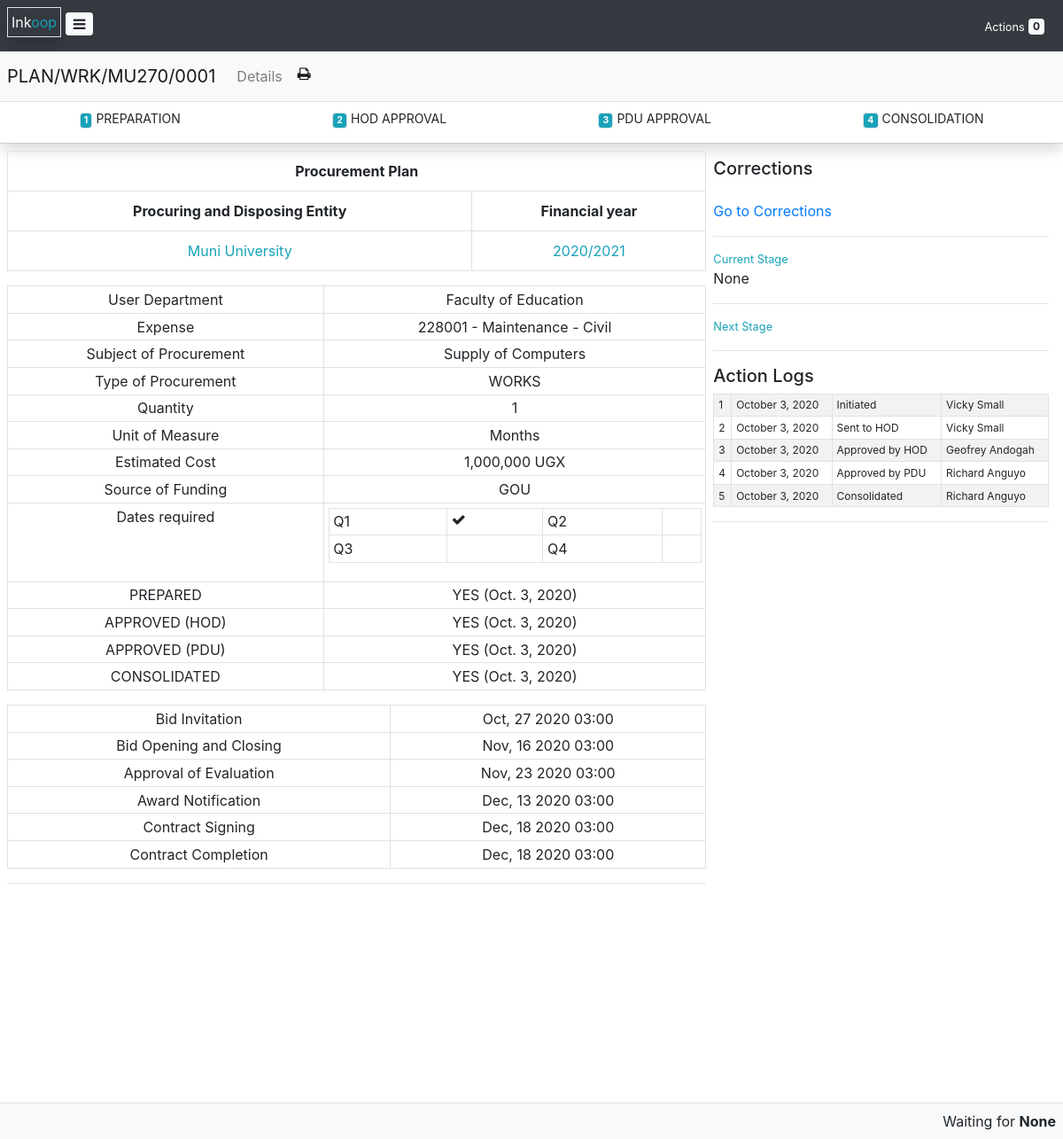
Page /planning/plan/1 (signed in) on the committed database.
### planning/models.py (models this page shows, shortened)
class Plan(models.Model):
    alt_id = models.CharField(max_length=128, null=True)
    subject_of_procurement = models.CharField(max_length=128)
    procurement_type = models.ForeignKey(ProcurementType, on_delete=models.CASCADE)
    quantity = models.IntegerField()
    unit_of_measure = models.CharField(max_length=32)
    estimated_cost = models.IntegerField()
    source_of_funding = models.ForeignKey(Funder, on_delete=models.CASCADE)
    date_required_q1 = models.BooleanField()
    date_required_q2 = models.BooleanField()
    date_required_q3 = models.BooleanField()
    date_required_q4 = models.BooleanField()
    prepared_on = models.DateField(null=True)
    hod_approved_on = models.DateField(null=True)
    pdu_approved_on = models.DateField(null=True)
    consolidated_on = models.DateField(null=True)
    published_on = models.DateField(null=True)
    stage = models.CharField(max_length=16, default='PREPARATION', null=True)
    date_initiated = models.DateTimeField(auto_now_add=True)
    initiator = models.ForeignKey(User, on_delete=models.CASCADE, related_name='initiated_plan_set', null=True)
    incharge = models.ForeignKey(User, on_delete=models.CASCADE, related_name='incharge_plan_set', null=True)
    user_department = models.ForeignKey(UserDepartment, on_delete=models.CASCADE)
    expense = models.ForeignKey(Expense, on_delete=models.CASCADE)
    consolidation_group = models.ForeignKey(ConsolidationGroup, on_delete=models.CASCADE, null=True)

class ConsolidationGroup(models.Model):
    expense = models.ForeignKey(Expense, on_delete=models.CASCADE, null=True)
    subject_of_procurement = models.CharField(max_length=128, null=True)
    procurement_type = models.ForeignKey(ProcurementType, on_delete=models.CASCADE)
    method_of_procurement = models.CharField(max_length=128, null=True)
    contract_type = models.CharField(max_length=64, null=True)
    prequalification = models.BooleanField(null=True)
    bid_invitation_date = models.DateTimeField(null=True)
    bid_opening_and_closing_date = models.DateTimeField(null=True)
    bid_evaluation_date = models.DateTimeField(null=True)
    award_notification_date = models.DateTimeField(null=True)
    contract_signing_date = models.DateTimeField(null=True)
    contract_completion_date = models.DateTimeField(null=True)
    preparation_of_bid_document = models.DateTimeField(null=True)
    approval_of_bid_document = models.DateTimeField(null=True)
    invitation_bid = models.DateTimeField(null=True)
    issue_and_sale_of_bid_document = models.DateTimeField(null=True)
    receiof_bids = models.DateTimeField(null=True)
    opening_of_bids = models.DateTimeField(null=True)
    nomination_of_evaluation_committee_members = models.DateTimeField(null=True)
    approval_or_rejection_of_evaluation_committee_members = models.DateTimeField(null=True)
    evaluation_of_bids = models.DateTimeField(null=True)
    approval_or_rejection_of_evaluation_report = models.DateTimeField(null=True)
    display_of_best_evaluated_bidders = models.DateTimeField(null=True)
    contract_signing = models.DateTimeField(null=True)

class PlanAction(models.Model):
    date = models.DateTimeField(auto_now_add=True)
    action = models.CharField(max_length=64)
    detail = models.CharField(max_length=512, null=True)
    user = models.ForeignKey(User, on_delete=models.CASCADE)
    plan = models.ForeignKey(Plan, on_delete=models.CASCADE)

### initiation/models.py (models this page shows, shortened)
class Requisition(models.Model):
	alt_id = models.CharField(max_length=128, null=True)
	sequence_number = models.CharField(max_length=128, null=True)
	expense = models.ForeignKey(Expense, on_delete=models.CASCADE)
	subject_of_procurement = models.CharField(max_length=128)
	procurement_type = models.ForeignKey(ProcurementType, on_delete=models.CASCADE)
	quantity = models.IntegerField()
	unit_of_measure = models.CharField(max_length=32)
	estimated_cost = models.IntegerField()
	source_of_funding = models.ForeignKey(Funder, on_delete=models.CASCADE)
	date_required_q1 = models.BooleanField(default=False)
	date_required_q2 = models.BooleanField(default=False)
	date_required_q3 = models.BooleanField(default=False)
	date_required_q4 = models.BooleanField(default=False)
	stage = models.CharField(max_length=64, default="REQUIREMENTS SPECIFICATION", null=True)
	location_of_delivery = models.CharField(max_length=128)
	file_specification = models.FileField(null=True)
	description = models.CharField(max_length=1024, null=True)
	specified_on = models.DateField(null=True)
	hod_approved_on = models.DateField(null=True)
	pdu_approved_on = models.DateField(null=True)
	ao_approved_on = models.DateField(null=True)
	incharge = models.ForeignKey(User, on_delete=models.CASCADE, related_name='incharge_requisition_set')
	initiator = models.ForeignKey(User, on_delete=models.CASCADE, related_name='initiated_requisition_set')
	user_department = models.ForeignKey(UserDepartment, on_delete=models.CASCADE)
	plan = models.ForeignKey(Plan, on_delete=models.CASCADE)

### core/models.py (models this page shows, shortened)
class UserDepartment(models.Model):
    name = models.CharField(max_length=128, unique=True)
    is_pdu = models.BooleanField(default=False)
    is_official = models.BooleanField(default=False)
    budget_sealing = models.IntegerField(default=0)
    hod = models.ForeignKey(User, null=True, on_delete=models.CASCADE)
    sub_programme = models.ForeignKey(SubProgramme, null=True, on_delete=models.CASCADE)
    def __str__(self):
        return self.name

class Expense(models.Model):
    code = models.CharField(max_length=10)
    name = models.CharField(max_length=128)
    procurement_type = models.ForeignKey(ProcurementType, on_delete=models.CASCADE)
    def __str__(self):
        return " ".join([self.code, "-", self.name])

class ProcurementType(models.Model):
    name = models.CharField(max_length=128)
    abbreviation = models.CharField(max_length=16)
    def __str__(self):
        return self.name

class Funder(models.Model):
    name = models.CharField(max_length=128, unique=True)
    allowed = models.BooleanField(default=False)
    def __str__(self):
        return self.name

class Profile(models.Model):
    display_name = models.CharField(max_length=128)
    title = models.CharField(max_length=64)
    telephone = models.CharField(max_length=16, null=True)
    is_ao = models.BooleanField(null=True)
    is_in_pdu = models.BooleanField(null=True)
    user_department = models.ForeignKey(UserDepartment, null=True, on_delete=models.CASCADE)
    user = models.OneToOneField(User, unique=False, on_delete=models.CASCADE)
    def __str__(self):
        return self.display_name

### planning/views/plan.py (the view)
# urls.py: path('plan/<int:plan_id>', get_plan, name='get_plan'),
def get_plan(request, plan_id):
    plan = Plan.objects.get(id=plan_id)
    create_plan_correction_form = CreatePlanCorrectionForm({"plan":plan.id})
    context = {"plan": plan, "create_plan_correction_form":create_plan_correction_form}
    return render(request, 'plan/plan.html', context)

### planning/templates/plan/plan.html
{% extends 'plan/plan-base.html' %}
{% load app_tags %}
{% block plan_content %}
<div class="col-md-8 p-0">
	{% include 'plan/plan-detail.html' %}
</div>
<div class='col-md-4 bg-ligh p-2'>
	{% include 'plan/plan-corrections-mini.html' %}
	<hr>
	{% include 'plan/plan-actions.html' %}
</div>
{% endblock %}

### planning/templates/plan/plan-base.html (shortened to what this page needs)
{% extends 'user-base.html' %}
{% load app_tags %}
{% block content %}
	{% with is_user_incharge=user|equal_to:plan.incharge is_user_initiator=user|equal_to:plan.initiator is_user_in_pdu=profile.is_in_pdu has_corrections=plan.plancorrection_set.all|length|not_equal_to:0 hod_approved=plan.hod_approved_on pdu_approved=plan.pdu_approved_on prepared=plan.prepared_on consolidated=plan.consolidated_on is_user_hod=user|equal_to:user_department.hod is_user_department_pdu=user_department.is_pdu %}
	<div class="container-fluid p-0">
		<nav class="navbar navbar-expand-lg navbar-light bg-light p-2 border-bottom fixed d-flex">
			<a class="navbar-brand" href="#">{{plan.alt_id}}</a>
			<div class="collapse navbar-collapse" id="navbarSupportedContent">
				<ul class="navbar-nav mr-auto">
					<li class="nav-item">
						<a class="nav-link" href="{% url 'planning:get_plan' plan_id=plan.id %}">Details</a>
					</li>
					<li class="nav-item active" align="right">
						<a title="print" href="{% url 'planning:print_plan' plan_id=plan.id %}" class="btn btn-o fa fa-print nav-link"></a>
					</li>
				</ul>
			</div>
		</nav>
		{% include 'plan/plan-track.html' %}
		<div class="container-fluid">
			<div class="row p-2">
	            {% block plan_content %}
	            {% endblock %}
			</div>
			<br>
			<br>
			<br>
			<br>
			<br>
			<br>
			<br>
			<br>
			<br>
			<br>
			<br>
		</div>
		{% block plan_foot %}
		<div id="authenticationFormContainer" class="bg-light p-2 fixed-bottom shadow border-top" align="right">
			{% if user == plan.incharge %}
				{% if plan.plancorrection_set.all|length != 0 and plan.initiator != user %}
					<form class='ajaxForm m-0' method="GET" data-patch-containers='["#authenticationFormContainer"]' data-progress-container="#authenticationFormContainer" action="{% url 'core:authentication' %}">
						<input type="hidden" name="redirect_url" value="{% url 'planning:send_back_to_initiator' plan_id=plan.id %}">
						<button class="btn btn-sm btn-info">Send back to initiator</button>
					</form>
				{% elif plan.consolidated_on %}
					Waiting for <strong>{{plan.stage}}</strong>
				{% endif %}
			{% endif %}
		</div>
		{% endblock %}
	</div>
{% endwith %}
{% endblock %}

### planning/templates/plan/plan-detail.html (shortened to what this page needs)
{% load app_tags %}
<div id="plan">
    <table class="table table-responsive-sm table-bordered">
        <tr>
            <th  class="text-center" colspan="4">Procurement Plan</th>
        </tr>
        <tr class="text-center">
            <th >Procuring and Disposing Entity</th>
            <th >Financial year</th>
        </tr>
        <tr class="text-center">
            <td  class="text-info">{{entity_name}}</td>
            <td  class="text-info">{{FY}}</td>
        </tr>
    </table>
    <table class="table table-hover table-bordered table-sm table-responsive-sm">
        <tr>
            <td  class="text-center" colspan="2">User Department</td>
            <td  class="text-center" colspan="2">{{ plan.user_department }}</td>
        </tr>
        <tr>
            <td  class="text-center" colspan="2">Expense</td>
            <td  class="text-center" colspan="2">{{ plan.expense }}</td>
        </tr>
        <tr>
            <td  class="text-center" colspan="2">Subject of Procurement</td>
            <td  class="text-center" colspan="2">{{ plan.subject_of_procurement }}</td>
        </tr>
        <tr>
            <td  class="text-center" colspan="2">Type of Procurement</td>
            <td  class="text-center" colspan="2">{{ plan.procurement_type }}</td>
        </tr>
        <tr>
            <td  class="text-center" colspan="2">Quantity</td>
            <td  class="text-center" colspan="2">{{ plan.quantity }}</td>
        </tr>
        <tr>
            <td  class="text-center" colspan="2">Unit of Measure</td>
            <td  class="text-center" colspan="2">{{ plan.unit_of_measure }}</td>
        </tr>
        <tr>
            <td  class="text-center" colspan="2">Estimated Cost</td>
            <td  class="text-center" colspan="2">{{ plan.estimated_cost|currency }}</td>
        </tr>
        <tr>
            <td  class="text-center" colspan="2">Source of Funding</td>
            <td  class="text-center" colspan="2">{{ plan.source_of_funding }}</td>
        </tr>
        <tr>
            <td  class="text-center" colspan="2">Dates required</td>
            <td  class="text-center" colspan="2">
                <table class="table">
                    <tr>
                        <td>Q1</td>
                        <td>{% if plan.date_required_q1 %}<span class="fa fa-check"></span>{% endif %}</td>
                        <td>Q2</td>
                        <td>{% if plan.date_required_q2 %}<span class="fa fa-check"></span>{% endif %}</td>
                    </tr>
                    <tr>
                        <td>Q3</td>
                        <td>{% if plan.date_required_q3 %}<span class="fa fa-check"></span>{% endif %}</td>
                        <td>Q4</td>
                        <td>{% if plan.date_required_q4 %}<span class="fa fa-check"></span>{% endif %}</td>
                    </tr>
                </table>
            </td>
        </tr>
        <tr>
            <td  class="text-center" colspan="2">PREPARED</td>
            <td  class="text-center" colspan="2">{% if plan.prepared_on %}YES ({{plan.prepared_on}}){% else %}NO{% endif %}</td>
        </tr>
        <tr>
            <td  class="text-center" colspan="2">APPROVED (HOD)</td>
            <td  class="text-center" colspan="2">{% if plan.hod_approved_on %}YES ({{plan.hod_approved_on}}){% else %}NO{% endif %}</td>
        </tr>
        <tr>
            <td  class="text-center" colspan="2">APPROVED (PDU)</td>
            <td  class="text-center" colspan="2">{% if plan.pdu_approved_on %}YES ({{plan.pdu_approved_on}}){% else %}NO{% endif %}</td>
        </tr>
        <tr>
            <td  class="text-center" colspan="2">CONSOLIDATED</td>
            <td  class="text-center" colspan="2">{% if plan.consolidated_on %}YES ({{plan.consolidated_on}}){% else %}NO{% endif %}</td>
        </tr>
    </table>
    {% with consolidation_group=plan.consolidation_group %}
    {% if consolidation_group %}
    <table class="table table-hover table-bordered table-sm table-responsive-sm">
        <tr>
            <td  class="text-center" colspan="2">Bid Invitation</td>
            <td  class="text-center" colspan="2">{{consolidation_group.bid_invitation_date|date:time_format}}</td>
        </tr>
        <tr>
            <td  class="text-center" colspan="2">Bid Opening and Closing</td>
            <td  class="text-center" colspan="2">{{consolidation_group.bid_opening_and_closing_date|date:time_format}}</td>
        </tr>
        <tr>
            <td  class="text-center" colspan="2">Approval of Evaluation</td>
            <td  class="text-center" colspan="2">{{consolidation_group.bid_evaluation_date|date:time_format}}</td>
        </tr>
        <tr>
            <td  class="text-center" colspan="2">Award Notification</td>
            <td  class="text-center" colspan="2">{{consolidation_group.award_notification_date|date:time_format}}</td>
        </tr>
        <tr>
            <td  class="text-center" colspan="2">Contract Signing</td>
            <td  class="text-center" colspan="2">{{consolidation_group.contract_signing_date|date:time_format}}</td>
        </tr>
        <tr>
            <td  class="text-center" colspan="2">Contract Completion</td>
            <td  class="text-center" colspan="2">{{consolidation_group.contract_signing_date|date:time_format}}</td>
        </tr>
    </table>
    {% endif %}
    {% endwith %}
</div>
<hr>

### planning/templates/plan/plan-actions.html (shortened to what this page needs)
<div class="my-1">
    <div class="form-group">
        <small class="text-info">Current Stage</small>
        <P style="height: auto">
            {{plan.stage}}
        </P>
    </div>
    {% if plan.stage != 'DONE' %}
    <hr>
    <div class="form-group">
        <small class="text-info">Next Stage</small>
    </div>
    {% endif %}
</div>
<hr>
<div>
    <div>
        <h5>Action Logs</h5>
        <table class="table table-sm table-bordered table-striped" style="cursor: pointer;">
            <tbody style="font-size: 12px;">
                {% for action in plan.planaction_set.all %}
                    <tr class="text-{{action.initiation.tag}}">
                        <td>{{ forloop.counter }}</td>
                        <td>{{ action.date|date:"F j, Y" }}</td>
                        <td>{{ action.action }}</td>
                        <td>{{ action.user.profile }}</td>
                    </tr>
                {% endfor %}
            </tbody>
        </table>
    </div>
</div>
<hr>

### rows in the picture
Plan: alt_id "PLAN/WRK/MU270/0001", user_department "Faculty of Education", expense "228001 - Maintenance - Civil", subject_of_procurement "Supply of Computers", procurement_type "WORKS", quantity "1", unit_of_measure "Months", estimated_cost "1,000,000 UGX", source_of_funding "GOU", prepared_on "Oct. 3, 2020", hod_approved_on "Oct. 3, 2020", pdu_approved_on "Oct. 3, 2020", consolidated_on "Oct. 3, 2020", stage "None"
Requisition: location_of_delivery "Muni University"
ConsolidationGroup: bid_invitation_date "Oct, 27 2020 03:00", bid_opening_and_closing_date "Nov, 16 2020 03:00", bid_evaluation_date "Nov, 23 2020 03:00", award_notification_date "Dec, 13 2020 03:00", contract_signing_date "Dec, 18 2020 03:00"
PlanAction: date "October 3, 2020", action "Initiated", user.profile "Vicky Small"
PlanAction: date "October 3, 2020", action "Sent to HOD", user.profile "Vicky Small"
PlanAction: date "October 3, 2020", action "Approved by HOD", user.profile "Geofrey Andogah"
PlanAction: date "October 3, 2020", action "Approved by PDU", user.profile "Richard Anguyo"
PlanAction: date "October 3, 2020", action "Consolidated", user.profile "Richard Anguyo"

### other values in the picture
{{ action_count }} "0"
{{ FY }} "2020/2021"
